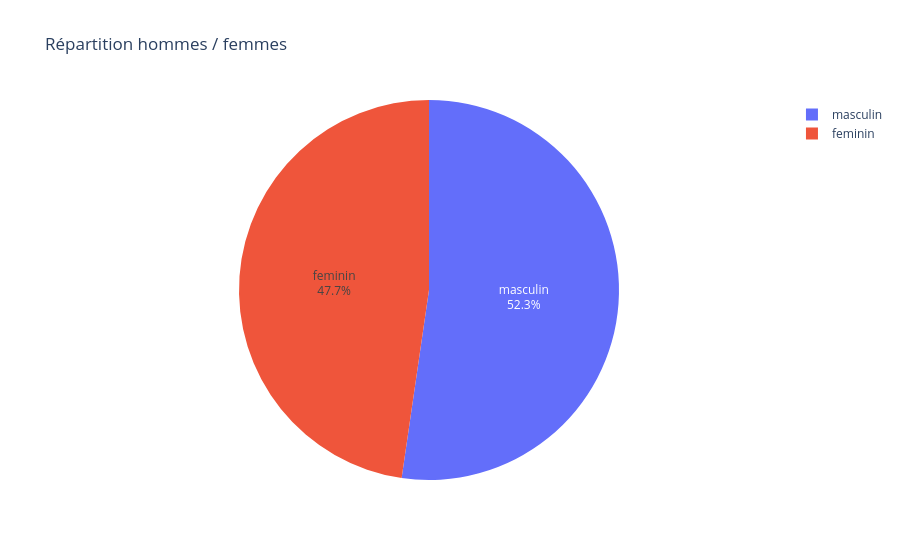

Write notebook code for a chart like this one.
### Code cell
fig = go.Figure(
    data=[
        go.Pie(
            labels=repartition_sexe["sexe"],
            values=repartition_sexe["frequence"],
            textinfo="label+percent"
        )
    ]
)

fig.update_layout(title="Répartition hommes / femmes")

fig.show()

### Figure 1 — Plotly figure (JSON) as saved in the notebook; plotly's stock layout.template omitted (floating-point values rounded to 4 significant figures)
{"data": [{"labels": ["masculin", "feminin"], "textinfo": "label+percent", "type": "pie", "values": [523, 477]}], "layout": {"title": {"text": "Répartition hommes / femmes"}}}
